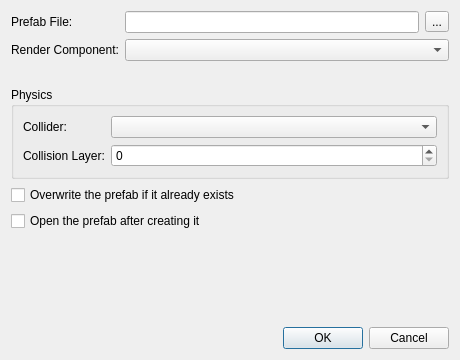
<?xml version="1.0" encoding="UTF-8"?>
<ui version="4.0">
 <class>CreateMeshPrefabDlg</class>
 <widget class="QDialog" name="CreateMeshPrefabDlg">
  <property name="geometry">
   <rect>
    <x>0</x>
    <y>0</y>
    <width>460</width>
    <height>360</height>
   </rect>
  </property>
  <property name="windowTitle">
   <string>Create Prefab from Mesh</string>
  </property>
  <property name="windowIcon">
   <iconset resource="../../../../Tools/Libs/GuiFoundation/QtResources/resources.qrc">
    <normaloff>:/GuiFoundation/EZ-logo.svg</normaloff>:/GuiFoundation/EZ-logo.svg</iconset>
  </property>
  <layout class="QVBoxLayout" name="verticalLayout">
   <item>
    <layout class="QFormLayout" name="formLayout">
     <item row="0" column="0">
      <widget class="QLabel" name="labelPath">
       <property name="text">
        <string>Prefab File:</string>
       </property>
      </widget>
     </item>
     <item row="0" column="1">
      <layout class="QHBoxLayout" name="horizontalLayoutPath">
       <item>
        <widget class="QLineEdit" name="PrefabPath"/>
       </item>
       <item>
        <widget class="QToolButton" name="BrowseButton">
         <property name="text">
          <string>...</string>
         </property>
        </widget>
       </item>
      </layout>
     </item>
     <item row="1" column="0">
      <widget class="QLabel" name="labelRender">
       <property name="text">
        <string>Render Component:</string>
       </property>
      </widget>
     </item>
     <item row="1" column="1">
      <widget class="QComboBox" name="RenderComponent"/>
     </item>
    </layout>
   </item>
   <item>
    <widget class="QLabel" name="LodInfo">
     <property name="text">
      <string/>
     </property>
     <property name="wordWrap">
      <bool>true</bool>
     </property>
    </widget>
   </item>
   <item>
    <widget class="QGroupBox" name="PhysicsGroup">
     <property name="title">
      <string>Physics</string>
     </property>
     <layout class="QFormLayout" name="formLayoutPhysics">
      <item row="0" column="0">
       <widget class="QLabel" name="labelCollider">
        <property name="text">
         <string>Collider:</string>
        </property>
       </widget>
      </item>
      <item row="0" column="1">
       <widget class="QComboBox" name="PhysicsMode"/>
      </item>
      <item row="1" column="0">
       <widget class="QLabel" name="labelLayer">
        <property name="text">
         <string>Collision Layer:</string>
        </property>
       </widget>
      </item>
      <item row="1" column="1">
       <widget class="QSpinBox" name="CollisionLayer">
        <property name="maximum">
         <number>31</number>
        </property>
       </widget>
      </item>
     </layout>
    </widget>
   </item>
   <item>
    <widget class="QCheckBox" name="OverwriteExisting">
     <property name="text">
      <string>Overwrite the prefab if it already exists</string>
     </property>
    </widget>
   </item>
   <item>
    <widget class="QCheckBox" name="OpenAfterCreate">
     <property name="text">
      <string>Open the prefab after creating it</string>
     </property>
    </widget>
   </item>
   <item>
    <widget class="QLabel" name="WarningLabel">
     <property name="text">
      <string/>
     </property>
     <property name="wordWrap">
      <bool>true</bool>
     </property>
    </widget>
   </item>
   <item>
    <spacer name="verticalSpacer">
     <property name="orientation">
      <enum>Qt::Vertical</enum>
     </property>
     <property name="sizeHint" stdset="0">
      <size>
       <width>20</width>
       <height>13</height>
      </size>
     </property>
    </spacer>
   </item>
   <item>
    <widget class="QDialogButtonBox" name="ButtonBox">
     <property name="standardButtons">
      <set>QDialogButtonBox::Cancel|QDialogButtonBox::Ok</set>
     </property>
    </widget>
   </item>
  </layout>
 </widget>
 <resources>
  <include location="../QtResources/resources.qrc"/>
  <include location="../../../../Tools/Libs/GuiFoundation/QtResources/resources.qrc"/>
  <include location="../../../../Editor/EditorFramework/QtResources/resources.qrc"/>
 </resources>
 <connections/>
</ui>
